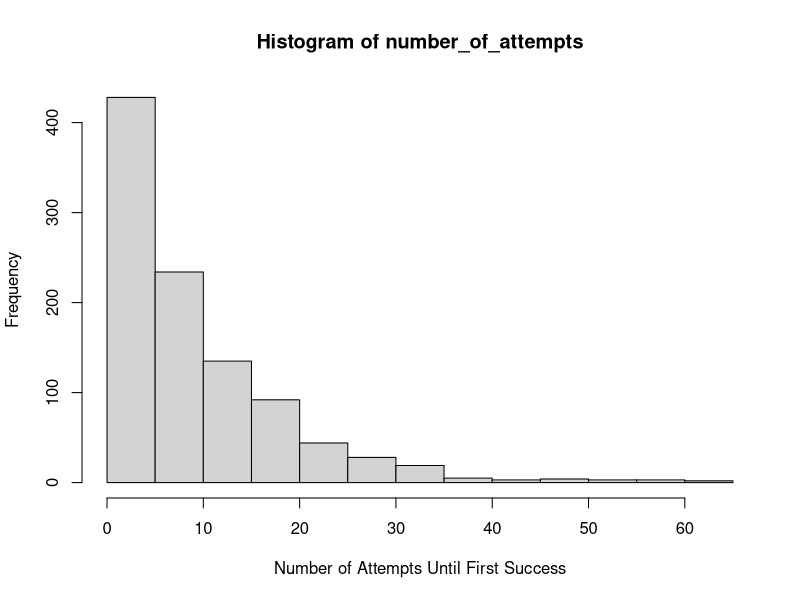
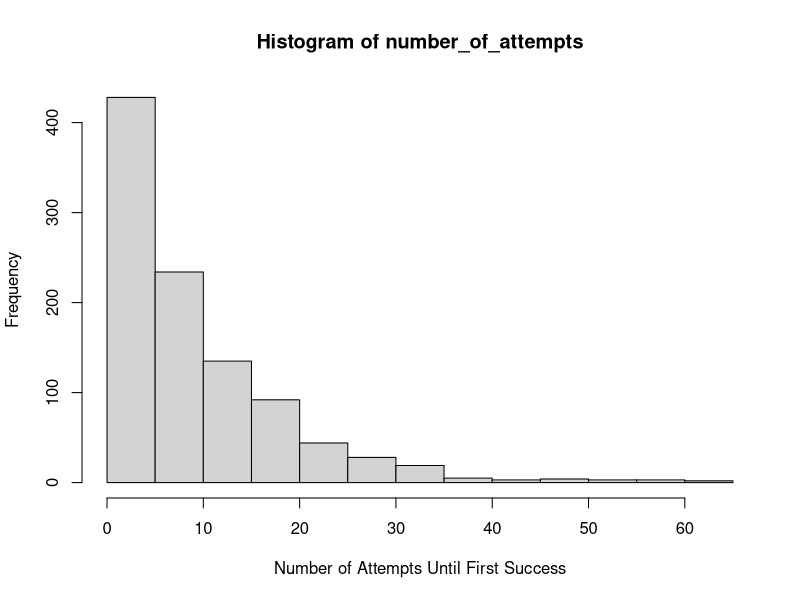
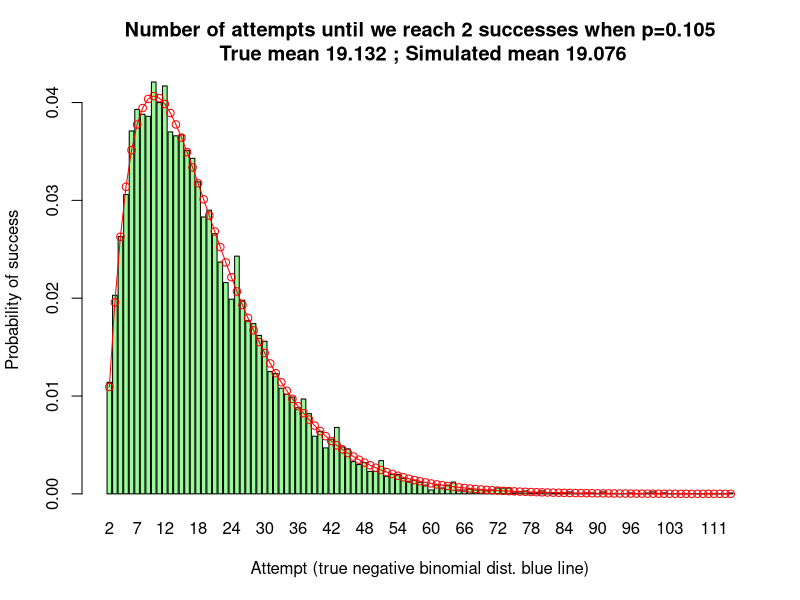

Generate these figures, in order, with R:

# negative binomial simulation for nth success.

# chunk 1 from
# https://stackoverflow.com/questions/65462039/r-how-would-i-repeatedly-simulate-how-many-attempts-before-a-success-on-a-1-10

foo <- function(p = 0.1) {
  i <- 0
  failure <- TRUE
  while ( sum(failure )==1 ){
    i <- i + 1
    if ( sample(x = c(TRUE, FALSE), size = 1, prob = c(p, 1-p)) ) { # equiv to if coin flip is heads
      failure <- FALSE
    }
  }
  return(i) 
}

set.seed(42)
number_of_attempts <- replicate(1000, foo())
hist(number_of_attempts, xlab = "Number of Attempts Until First Success")



# chunk 2
# I revamped the above to reproduce it

foo <- function(p = 0.1) {
  i <- 0
  failure <- 1
  
  while ( failure  ){
    i <- i + 1
    if ( rbinom(1, size=1, prob=p))  { # equiv to if coin flip is heads
      failure <- 0 # if not heads 0
    }
  }
  return(i) 
}

set.seed(42)
number_of_attempts <- replicate(1000, foo())
hist(number_of_attempts, xlab = "Number of Attempts Until First Success")


#~~~~~~~~~~~~~~~~~~~~~~~~~~~~~~~~~~~~~~~~~~~~~~~~~~~~~~~~~~~~~~~~~~~~~~~~~~~~~~~~
# chunk 3
# my neg binomial simulation
# for example if s = 4, we count how long it takes to get 4 heads given prob of p 

formatz2 <- function(x){
  sprintf(x, fmt = '%#.3f')  
}

foo <- function(p = 0.5, s = 4) { # p prob of success; s 
  
  i <- 0 # count of how many attempt we need to get s successes
  x <- 0 # use this to know when to stop function
  
  while ( x < s) {  # stop when x equals s 
    
    i <- i + 1  # count every attempt
    
    res <-  rbinom(1, size=1, prob=p)  # ala coin flip, heads is success
    
    if (res ==1) {x=x+1}   # if heads count , if not we fail
   
  }
  return(i) # result captured here
}

#~~~~~~~~~~~~~~~~~~~~~~~~~~~~~~~~~~~~~~~~~~~~~~~~~~~~~~~~~~~~~~~~~~~~~~~~~~~~~~~~ plot
# ref
# https://bookdown.org/mpfoley1973/data-sci/negative-binomial.html see for explanation
# Function dnbinom() calculates the negative-binomial probability. Parameter x equals the number of failures, x−r.

  sim <- 10000
  P <- runif(1,0.05,1)   # randomly pick a probability
  s <- sample(2:10,1)    # randomly pick nth success
  # simulation bar plot
  number_of_attempts <- replicate(sim, foo(p=P,s=s))  # run function many times
  
  Tm <- s*(1-P)/P + s
  Sm <- mean(number_of_attempts) 
  
 
  x <- table(factor(number_of_attempts, levels = s: max(number_of_attempts))) # pad out so levels so no counts included
  b <- barplot(x/sim, main = paste0("Number of attempts until we reach ",s," successes when p=",formatz2(P),
                                    "\n True mean ",formatz2(Tm) ," ; Simulated mean ",formatz2(Sm) ,""
                                    
                                    ),
                                    
               col="palegreen", ylab="Probability of success", xlab="Attempt (true negative binomial dist. blue line)")
  
  # overlay true neg binomial dist.
  m <- length(b)-1
  d <- dnbinom(0:m, prob=P, size=s)# *sim
  lines(x = b, y = d , col='red')
  points(x = b, y = d, col='red')
  # bar plot(d, names.arg= as.character(names(x)))
 
#~~~~~~~~~~~~~~~~~~~~~~~~~~~~~~~~~~~~~~~~~~~~~~~~~~~~~~~~~~~~~~~~~~~~~~~~~~~~~~~~
  
  
   s*(1-P)/P + s
   1/P*s #!
   
   mean(number_of_attempts)
   my_dat <- rnbinom(n = 10000, size = s, prob = P)
   mean(my_dat) +s
  
  
  
  
  
  
 
